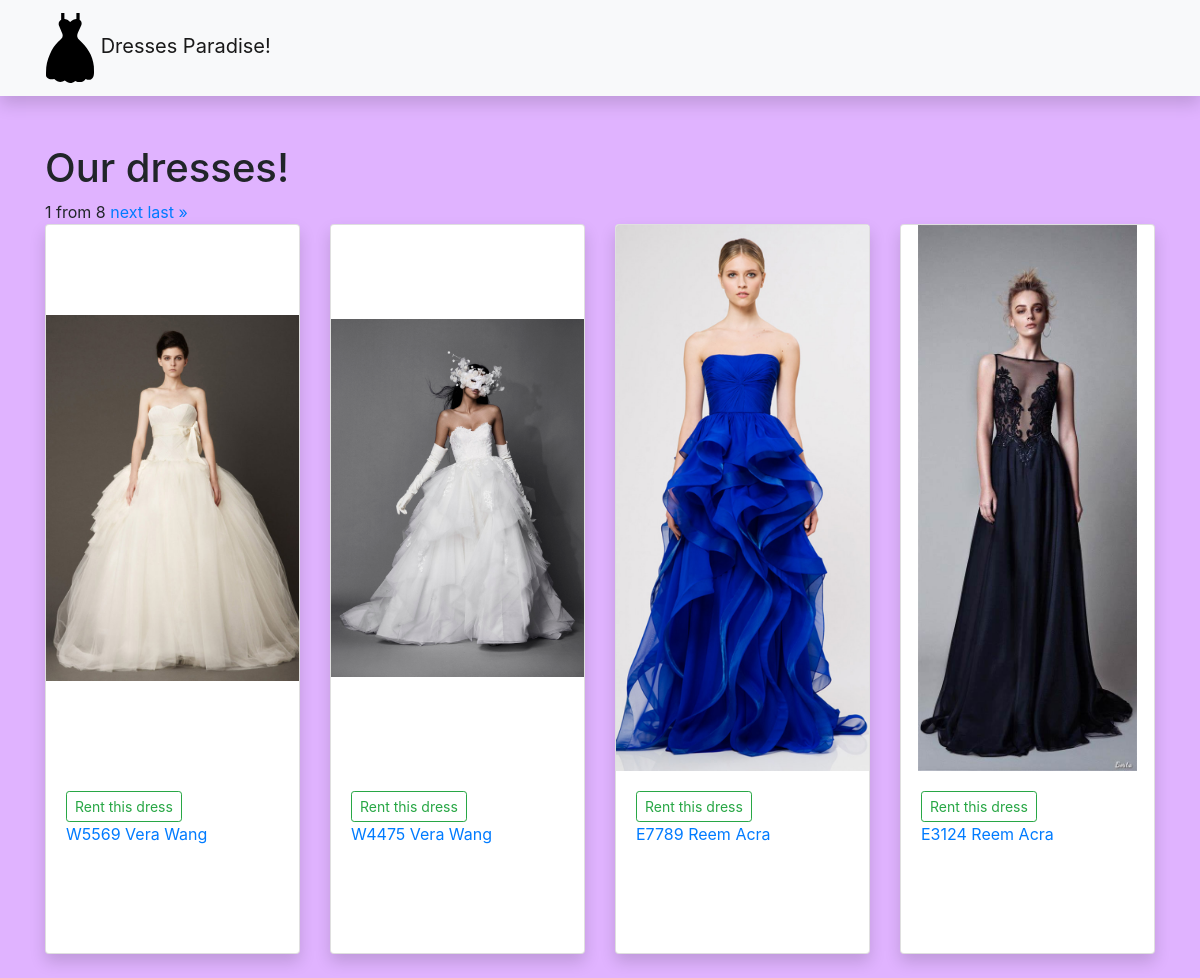
The page /dresscode/dresses/ on the database its author committed.
### dresscode/models.py (models this page shows, shortened)
class Dress(models.Model):
    color = models.CharField('Color', max_length=50)
    item_code = models.CharField('Item code', max_length=10, unique=True)
    description = HTMLField('Description', blank=True, null=True)
    designer = models.ForeignKey(Designer, on_delete=models.CASCADE)
    sizes = models.ManyToManyField(Size)
    styles = models.ManyToManyField(Style)
    dresses_pics = models.ImageField('Photo', upload_to='dresses_pics', null=True, blank=True)
    class Meta:
        verbose_name = "Dress"
        verbose_name_plural = "Dresses"

class Designer(models.Model):
    name = models.CharField('Name', max_length=50)
    surname = models.CharField('Surname', max_length=50)
    description = HTMLField('Description', blank=True, null=True)
    designers_pics = models.ImageField('Photo', upload_to='designers_pics', null=True, blank=True)
    def __str__(self):
        return f"{self.name} {self.surname}"
    class Meta:
        ordering = ('name', 'surname')

### dresscode/views.py (the view)
# urls.py: path('dresses/', views.DressListView.as_view(), name='dresses-all'),
class DressListView(generic.ListView):
    model = Dress
    context_object_name = 'dress_list'
    template_name = 'dresses.html'
    paginate_by = 4

### dresscode/templates/dresses.html (shortened to what this page needs)
{% extends 'base.html' %}
{% load static %}
{% block content %}
<h1>Our dresses!</h1>
<div class="pagination">
    <span class="step-links">
        <span class="current">
            {{ page_obj.number }} from {{ page_obj.paginator.num_pages }}
        </span>
        {% if page_obj.has_next %}
            <a href="?page={{ page_obj.next_page_number }}">next</a>
            <a href="?page={{ page_obj.paginator.num_pages }}">last &raquo;</a>
        {% endif %}
    </span>
</div>
<div class="row">
    {% for dress in dress_list %}
        <div class="col-sm-6 col-md-3 d-flex align-items-stretch">
            <div class="card mb-4 shadow">
                {% if dress.dresses_pics %}
                    <img class="card-img-top" src="{{ dress.dresses_pics.url }}"/>
                {% else %}
                    <img class="card-img-top" src="{% static 'img/no-image.png' %}"/>
                {% endif %}
                <div class="card-body">
                    <div>
                        <a class="btn btn-outline-success btn-sm"
                           href="{% url 'my-rented-new' %}?dress_id={{ dress.id }}">Rent this dress</a>
                    </div>
                    <p class="card-text"><a href="{% url 'dress-one' dress.id %}">{{ dress.item_code }}
                        {{ dress.designer }}</a></p>
                </div>
           </div>
        </div>
    {% endfor %}
</div>
{% endblock %}

### dresscode/static/css/styles.css (style rules this page uses)
body { background-color: #e0b3ff; }
.card { min-height: 480px; width: 100%; }
.card-body { height: 25%; }
.card img { height: 75%; object-fit: contain; }

### rows shown on the page
Dress: dresses_pics (picture), item_code "W5569", designer "Vera Wang"
Dress: dresses_pics (picture), item_code "W4475", designer "Vera Wang"
Dress: dresses_pics (picture), item_code "E7789", designer "Reem Acra"
Dress: dresses_pics (picture), item_code "E3124", designer "Reem Acra"

### other values the page prints
{{ page_obj.number }} "1"
{{ page_obj.paginator.num_pages }} "8"
